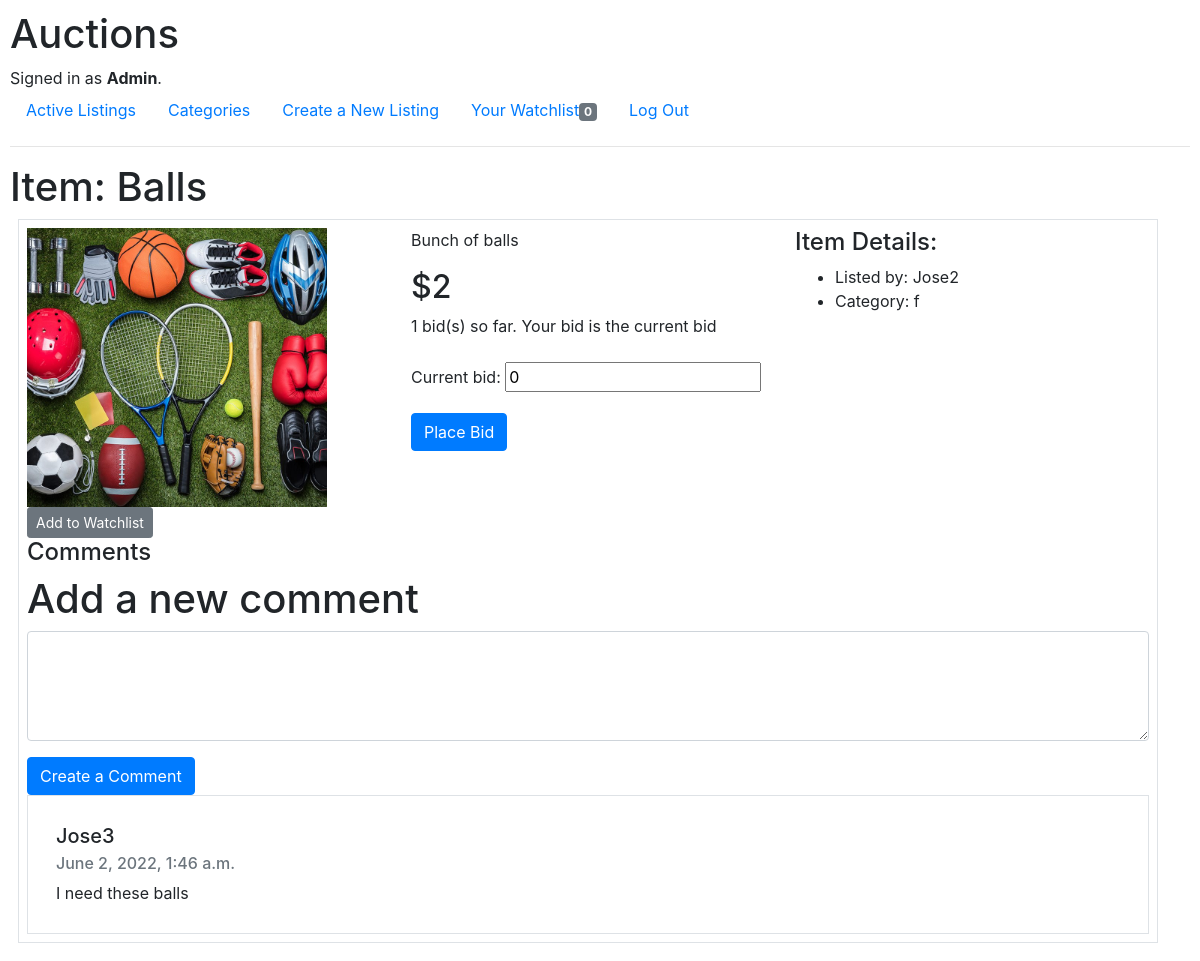
Screenshot of /list_item/6 (signed in) with the database file from the repository.
### auctions/models.py (models this page shows)
class User(AbstractUser):
    pass

class Auction_listings(models.Model):
    title = models.CharField(max_length=64)
    description = models.TextField()
    image = models.ImageField(null=True, blank=True)
    category = models.CharField(max_length=1, choices=CATS, default=CATS[7][1])
    active = models.BooleanField(blank=True, default=True)
    owner = models.ForeignKey(
        User, on_delete=models.CASCADE, related_name='owner')
    starting_bid = models.IntegerField(default=0)
    current_bid = models.IntegerField(default=0)
    bids = models.ManyToManyField(
        Bids, blank=True, related_name="bids")
    time_added = models.DateTimeField(auto_now_add=True, blank=True)
    comments = models.ManyToManyField(
        Comments, blank=True, related_name="comments")

class Comments(models.Model):
    comment = models.TextField()
    user = models.ForeignKey(
        User, on_delete=models.CASCADE, related_name='commenter')
    comment_date = models.DateTimeField(auto_now_add=True)

### auctions/views.py (the view, shortened to what this page needs)
# urls.py: path("list_item/<int:listing_id>", views.list_item, name="list_item"),
@ login_required(login_url='/login')
def list_item(request, listing_id):
    listing = Auction_listings.objects.get(pk=listing_id)
    user = User.objects.get(username=request.user)
    if request.method == "POST":
        new_bid = int(request.POST["current_bid"])
        print("current bid", listing.current_bid)
        print("new bid", new_bid)
        if new_bid <= listing.current_bid:
            print("error")
            return render(request, "auctions/list_item.html", {
                "listing": listing,
                "form": BidForm(),
                "message": "Your Bid needs to be greater than current price",
                "msg_type": "danger"
            })
        form = BidForm(request.POST)
        if form.is_valid():
            print("inside bid")
            bid = form.save(commit=False)
            bid.bidder = user
            bid.save()
            listing.bids.add(bid)
            listing.current_bid = new_bid
            listing.save()
            print("good bid")
            return render(request, "auctions/list_item.html", {
                "listing": listing,
                "form": BidForm(),
                "message": "Your Bid is the current one",
                "msg_type": "success"
            })
        else:
            return render(request, "auctions/list_item.html", {
                "form": form
            })
    else:
        return render(request, "auctions/list_item.html", {
            "listing": listing,
            "form": BidForm(),
            "message": "",
        })

### auctions/forms.py
class BidForm(ModelForm):
    class Meta:
        model = Bids
        fields = ["current_bid"]

### auctions/templates/auctions/list_item.html (shortened to what this page needs)
{% extends "auctions/layout.html" %}
{% load static %}
{% block body %}
<h1> Item: {{ listing.title }}</h1>
<div class="container border p-2 m-2">
  <div class="row">
    <div class="col">
        {% if listing.image %}
            <img src="{% static listing.image.url %}" alt="" style="width:300px; height: auto;" />
        {% else %}
            <img style = "width: 20w;" src="{% static 'auctions/images/no-image.jpeg' %}" alt="" style="width:300px; height: auto;"/>
        {% endif %}
        {% if not list_owner %}
        <form action="{% url 'add_to_watchlist' listing.id %}" method="POST">
          <button type="submit" name="button" value="Watchlist" class="btn btn-secondary btn-sm">Add to Watchlist</button>
        </form>
        {% endif %}
    </div>
    <div class="col text-left">
        <p>{{ listing.description }}</p>
        {% if listing.current_bid == 0 %}
            <h2>${{ listing.starting_bid }}</h2>
        {% else %}
        <h2>${{ listing.current_bid }}</h2>
        {% endif %}
      {% if not list_owner %}
    <form action="{% url 'list_item' listing.id %}" method="POST">
      <div class="form-group">
        <label for="bid">{{ listing.bids.count }} bid(s) so far. Your bid is the current bid</label>
      </div>
      <div class="form-group">
        {{ form }}
      </div>
      <div class="form-group">
        <input type="submit" name="button" class="btn btn-primary" value="Place Bid">
      </div>
    </form>
    {% else %}
    <form action="{% url 'close_item' listing.id %}" method="POST">
      {% csrf_token %}
      <button type="submit" name="Close" id="Close" class="btn btn-danger">Close Auction</button>
    </form>
    {% endif %}
    </div>
    <div class="col text-left">
        <h4>Item Details:</h4>
        <ul>
            <li>Listed by: {{ listing.owner }}</li>
            <li>Category: {{ listing.category }}</li>
        </ul>
    </div>
  </div>
  <h4>Comments</h4>
  {% if user.username != listing.owner.username %}
          <h1>Add a new comment</h1>
          <form action="{% url 'comments' listing.id %}" method="POST">
            <div class="form-group">
              <textarea class="form-control" name="comment" rows="4"></textarea>
            </div>
            <input type="submit" value="Create a Comment" class="btn btn-primary">
          </form>
  {% endif %}
  {% for comment in listing.comments.all %}
      <div class="container m3-5 p-2 border">
        <div class="card-body">
          <h5 class="card-title">{{ comment.user }}</h5>
          <h6 class="card-subtitle mb-2 text-muted">{{ comment.comment_date }}</h6>
          {{ comment.comment }}
        </div>
      </div>
  {% endfor %}
</div>
{% endblock %}

### auctions/templates/auctions/layout.html (shortened to what this page needs)
{% load static %}
<!DOCTYPE html>
<html lang="en">
  <head>
    <link
      rel="stylesheet"
      href="https://stackpath.bootstrapcdn.com/bootstrap/4.4.1/css/bootstrap.min.css"
    />
    <link href="{% static 'auctions/styles.css' %}" rel="stylesheet" />
  </head>
  <body>
    <h1>Auctions</h1>
    <div>
      {% if user.is_authenticated %} Signed in as
      <strong>{{ user.username }}</strong>. {% else %} Not signed in. {% endif %}
    </div>
    <ul class="nav">
      <li class="nav-item">
        <a class="nav-link" href="{% url 'index' %}">Active Listings</a>
      </li>
      <li class="nav-item">
        <a class="nav-link" href="{% url 'category_list' %}">Categories</a>
      </li>
      {% if user.is_authenticated %}
      <li class="nav-item">
        <a class="nav-link" href="{% url 'create_listing' %}">Create a New Listing</a>
      </li>
      <li class="nav-item">
        <a class="nav-link" href="{% url 'watchlist' %}">Your Watchlist<span class="badge badge-secondary">{{ user.watchlist.count }}</span></a>
      </li>
      <li class="nav-item">
        <a class="nav-link" href="{% url 'logout' %}">Log Out</a>
      </li>
      {% endif %}
    </ul>
    <hr />
    {% block body %} {% endblock %}
  </body>
</html>

### auctions/static/auctions/styles.css (style rules this page uses)
body { padding: 10px; }

### rows the page displays
User: username "Admin", watchlist.count "0"
Auction_listings: title "Balls", image (picture), description "Bunch of balls", current_bid "2", bids.count "1", owner "Jose2", category "f"
Comments: user "Jose3", comment_date "June 2, 2022, 1:46 a.m.", comment "I need these balls"
